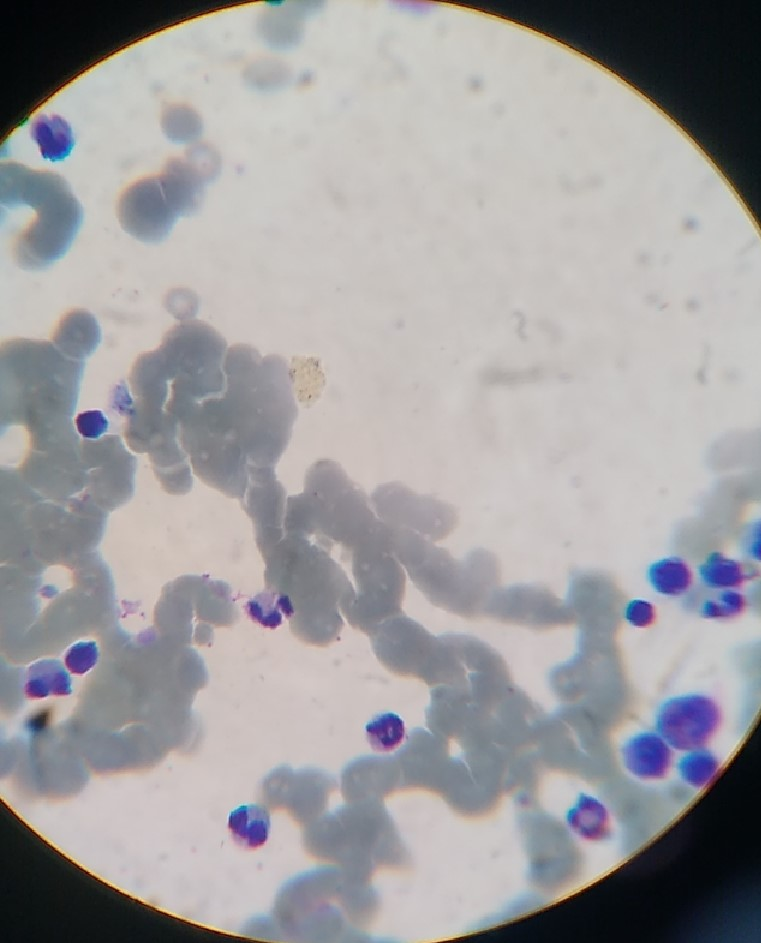
#> input picture dataset/lamina/4_divisao_deixar_apenas_uma_imagem_por_campo_de_lamina_SEM_ERROS/Negativo/CM200826-121430003.jpg, 761 x 943 px; its folder holds only this picture in this run
$ jupyter execute --allow-errors salve_img_negative.ipynb   (shell and % lines are left out)
#> lines starting #> are read from the running program, lines starting #| are printed output that depends on the picture
### meanshift/plots.py
# Plota imagens
from matplotlib import pyplot as plt


# [9 lines left out: function exibe2imagens, not called in this run]

def funcaoPlot(imagens, title=None):
    fig, ax = plt.subplots(1, len(imagens), figsize=(60, 60))
    for i, folha in enumerate(imagens):
        ax[i].imshow(folha, cmap="gray")
        if title:
            ax[i].set_title(title[i])
        else:
            ax[i].set_title(str(i))

### meanshift/meanshift.py

from multiprocessing import Pool
from skimage.color import rgb2gray
from skimage.filters import gaussian, threshold_otsu
from skimage import exposure
from skimage.morphology import opening, closing, disk
from sklearn.cluster import estimate_bandwidth, MeanShift
import numpy as np
from tqdm import tqdm

# [23 lines left out: function aplicaMeanShiftOneImg, not called in this run]


def aplicar_menshift_paralelo(list_img):
    with Pool(processes=16) as pool:
        result_list = list(
            tqdm(pool.imap(aplicaMeanShiftOneImg, list_img), total=len(list_img), desc="Processando Mean Shift"))
    return result_list

### meanshift/salve_img_negative.ipynb
[cell 1]
import numpy as np


import warnings

warnings.filterwarnings('ignore')

[cell 2]
PATH_IMAGENS = '../dataset/lamina/4_divisao_deixar_apenas_uma_imagem_por_campo_de_lamina_SEM_ERROS/Negativo/'

[cell 3]
import pandas as pd
import os
from plots import funcaoPlot


IMG_ALTURA_=128
IMG_LARGURA_=128
IMG_CANAIS_=3
IMG_PASSO_INICIAL_ = IMG_LARGURA_ // 4

IMG_ALTURA = IMG_ALTURA_
IMG_LARGURA = IMG_LARGURA_
IMG_CANAIS = IMG_CANAIS_
IMG_PASSO_INICIAL = IMG_PASSO_INICIAL_

imagens_ids = sorted(next(os.walk(PATH_IMAGENS))[2])
print("Total de Imagens: ", len(imagens_ids))

dataset = pd.DataFrame(columns=['img', 'img_id'])

[cell 4]
# [25 lines left out: functions zero, recorta, not called in this run]

[cell 5]
# [23 lines left out: function zero_pad, not called in this run]

def recorta(imagem, altura_corte, largura_corte):
    recortes = []
    # Itera sobre a imagem, considerando a altura e largura do corte
    for linha in range(0, imagem.shape[0] - altura_corte + 1, altura_corte):
        for coluna in range(0, imagem.shape[1] - largura_corte + 1, largura_corte):
            # Adiciona o corte à lista de recortes
            recorte = imagem[linha:linha + altura_corte, coluna:coluna + largura_corte, :]
            recortes.append(recorte)
    return recortes

[cell 6]
# [12 lines left out: function zero, not called in this run]

[cell 7]
def zero(imagem, altura_corte, largura_corte):
    # Calcula o novo tamanho da imagem para ser múltiplo de 128
    nova_altura = ((imagem.shape[0] + altura_corte - 1) // altura_corte) * altura_corte
    nova_largura = ((imagem.shape[1] + largura_corte - 1) // largura_corte) * largura_corte

    # Cria uma nova imagem com o novo tamanho, preenchida com zeros
    imagem_zero = np.zeros((nova_altura, nova_largura, imagem.shape[2]), dtype=imagem.dtype)

    # Coloca a imagem original no começo da nova imagem
    imagem_zero[:imagem.shape[0], :imagem.shape[1], :] = imagem

    return imagem_zero

[cell 8]
from skimage.io import imread

id_ = imagens_ids[0]
img = imread(PATH_IMAGENS + id_)
#> img is the input picture: shape (943, 761, 3); mean R, G, B 159.4, 157.5, 159.7

altura_corte, largura_corte = 128, 128
imagem_processada = zero(img, altura_corte, largura_corte)
#> in zero, `imagem_zero[:imagem.shape[0], :imagem.shape[1], :] = imagem`:
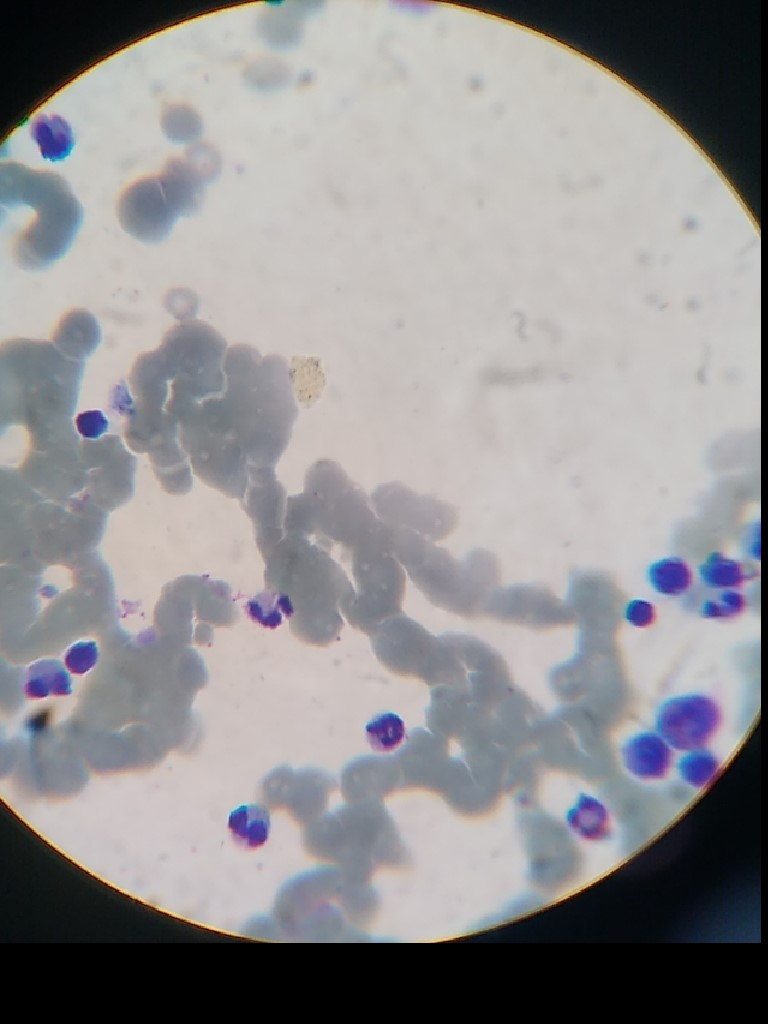
#> imagem_zero: shape (1024, 768, 3); mean R, G, B 145.4, 143.7, 145.7

recortes = recorta(imagem_processada, altura_corte, largura_corte)
#> after the loop in recorta, `for linha in range(0, imagem.shape[0] - altura_corte + 1, altura_corte):`: recortes = 48 items
#> recortes = 48 items

[cell 9]
funcaoPlot(recortes)
#> the loop in funcaoPlot, `for i, folha in enumerate(imagens):` made 48 passes
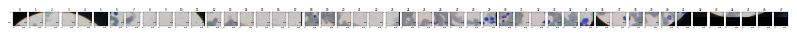
#> figure drawn by matplotlib, 48 panels

[cell 10]
len(recortes)
#> Out = 48

[cell 11]
import warnings

# Suprime apenas os avisos de imagens de baixo contraste
warnings.filterwarnings('ignore', category=UserWarning, module='skimage.io._io')

[cell 12]
from skimage.io import imread, imsave
from skimage import exposure
import warnings

# Suprime avisos de baixo contraste
warnings.filterwarnings('ignore', category=UserWarning, module='skimage.io._io')


# Loop através de todas as imagens
for img_id in imagens_ids:
    img = imread(os.path.join(PATH_IMAGENS, img_id))

    # Aplica a função de preenchimento com zeros
    imagem_processada = zero(img, IMG_ALTURA_, IMG_LARGURA_)

    # Obter recortes da imagem processada
    recortes = recorta(imagem_processada, IMG_ALTURA_, IMG_LARGURA_)

    # Salvar cada recorte
    for i, recorte in enumerate(recortes):
        nome_arquivo = f"{img_id}_{i}recorte.png"
        caminho_completo = os.path.join("dataset/meanshift/predictions/negativo/1", nome_arquivo)

        imsave(caminho_completo, recorte)
#> this loop made 48 passes
#> pass 1, `imsave(caminho_completo, recorte)`:
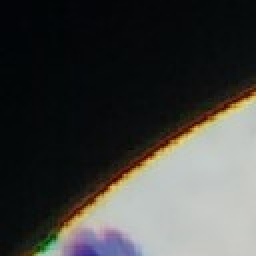
#> saved as CM200826-121430003.jpg_0recorte.png: shape (128, 128, 3) (shown 2 times larger); mean R, G, B 65.9, 66.3, 63.7
#> pass 2, `imsave(caminho_completo, recorte)`:
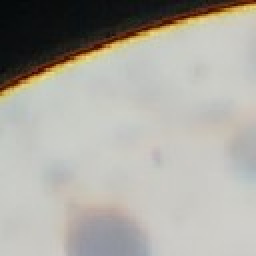
#> saved as CM200826-121430003.jpg_1recorte.png: shape (128, 128, 3) (shown 2 times larger); mean R, G, B 170.6, 168.3, 160.6

[cell 13]
from skimage.io import imread_collection

collection = imread_collection('dataset/meanshift/predictions/negativo/1/*recorte.png')

[cell 14]
import numpy as np

import warnings

warnings.filterwarnings('ignore')

[cell 15]
from matplotlib import pyplot as plt
from meanshift import aplicar_menshift_paralelo
from multiprocessing import Pool

pool = Pool(processes=200)
imagens_meanshift2 = aplicar_menshift_paralelo(collection)
pool.close()
pool.join()

# Exibição dos resultados
plt.figure()
plt.title('Segmentação após Mean Shift e Pós-processamento')
#> (the rest of this cell did not finish here and is left out)

#> (a cell that did not finish here is left out)

[cell 17]
def converter_para_binario(mascara):
    return (mascara != 0).astype(int)

# Aplicando a conversão para cada máscara
mascaras_binarias = [converter_para_binario(mascara) for mascara in imagens_meanshift2]

#> (a cell that did not finish here is left out)

[cell 19]
# [11 lines left out: function sobrepor_imagem_com_mascara, not called in this run]

# Aplicar a sobreposição para cada par de imagem e máscara
imagens_sobrepostas = [sobrepor_imagem_com_mascara(orig, ms) for orig, ms in zip(collection, mascaras_binarias)]

# Exibir uma das imagens sobrepostas
plt.figure()
plt.title('Imagem Original com Máscara Sobreposta')
#> (the rest of this cell did not finish here and is left out)

#> (a cell that did not finish here is left out)

[cell 21]
from skimage import img_as_ubyte

pasta_salvar = 'dataset/meanshift/predictions/negativo/1'

if not os.path.exists(pasta_salvar):
    os.makedirs(pasta_salvar)

for i, recorte in enumerate(imagens_sobrepostas):
    nome_arquivo = f"recorte_{i}_sobreposto.png"
    caminho_completo = os.path.join(pasta_salvar, nome_arquivo)

    # Converte a imagem para uint8 se não estiver nesse formato
    if recorte.dtype != np.uint8:
        recorte = img_as_ubyte(recorte)

    imsave(caminho_completo, recorte)

$ run again, on dataset/lamina/4_divisao_deixar_apenas_uma_imagem_por_campo_de_lamina_SEM_ERROS/Negativo/CM200826-133030002.jpg
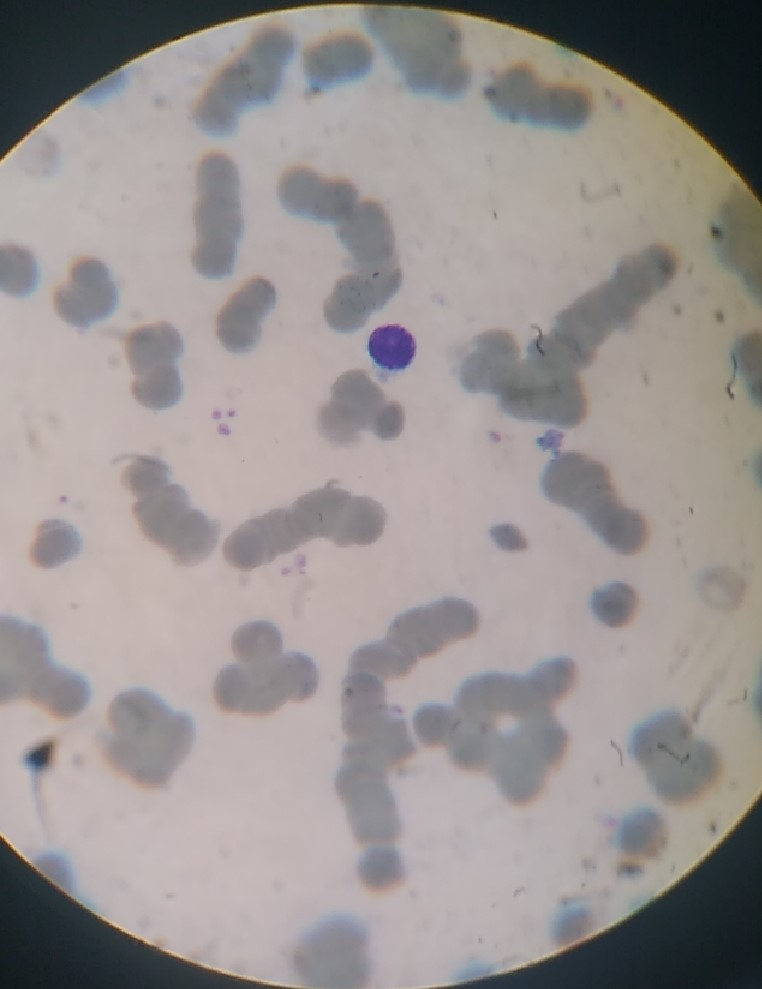
#> input picture dataset/lamina/4_divisao_deixar_apenas_uma_imagem_por_campo_de_lamina_SEM_ERROS/Negativo/CM200826-133030002.jpg, 762 x 989 px
#> img is the input picture: shape (989, 762, 3); mean R, G, B 152.8, 146.6, 145.4
#> after the loop in recorta, `for linha in range(0, imagem.shape[0] - altura_corte + 1, altura_corte):`: recortes = 48 items
#> the loop in funcaoPlot, `for i, folha in enumerate(imagens):` made 48 passes
#> Out = 48
#> the loop `for i, recorte in enumerate(recortes):` made 48 passes
#> nome_arquivo on passes 1 to 8: 'CM200826-133030002.jpg_0recorte.png', 'CM200826-133030002.jpg_1recorte.png', 'CM200826-133030002.jpg_2recorte.png', 'CM200826-133030002.jpg_3recorte.png', 'CM200826-133030002.jpg_4recorte.png', 'CM200826-133030002.jpg_5recorte.png', 'CM200826-133030002.jpg_6recorte.png', 'CM200826-133030002.jpg_7recorte.png'
#> pass 1, `imsave(caminho_completo, recorte)`:
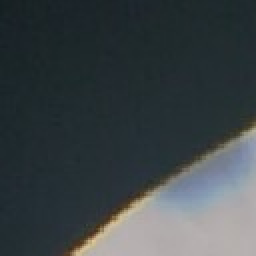
#> saved as CM200826-133030002.jpg_0recorte.png: shape (128, 128, 3) (shown 2 times larger); mean R, G, B 60.2, 68, 71
#> pass 2, `imsave(caminho_completo, recorte)`:
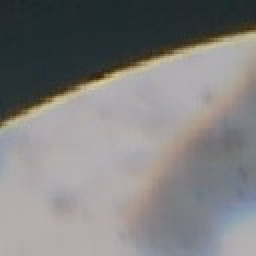
#> saved as CM200826-133030002.jpg_1recorte.png: shape (128, 128, 3) (shown 2 times larger); mean R, G, B 128.1, 127.1, 126.9

$ run again, on dataset/lamina/4_divisao_deixar_apenas_uma_imagem_por_campo_de_lamina_SEM_ERROS/Negativo/CM200826-133348010.jpg
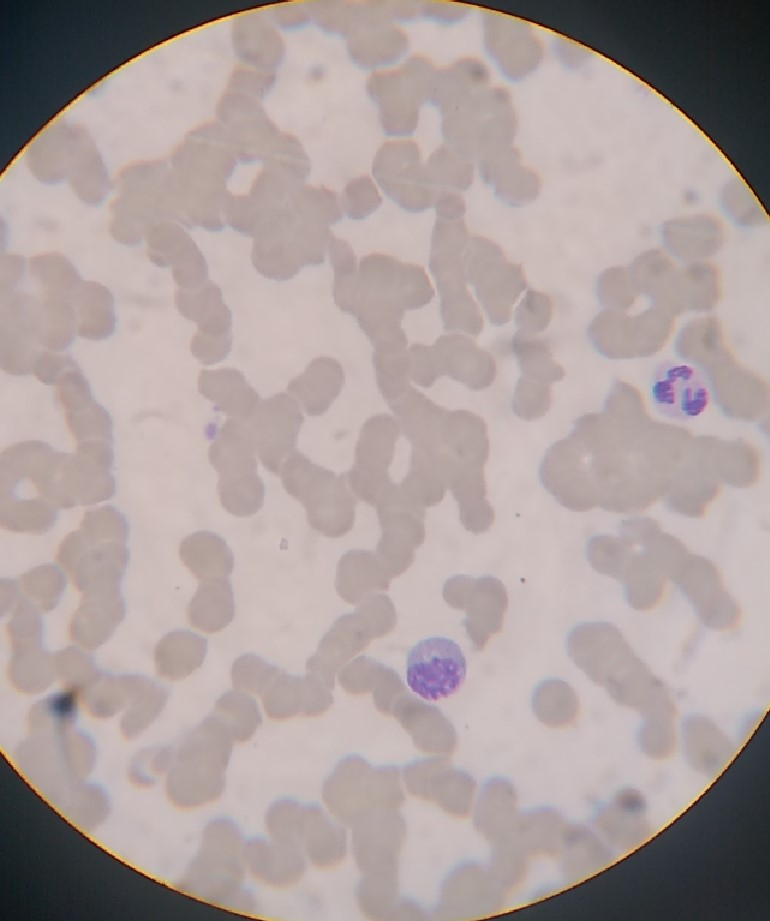
#> input picture dataset/lamina/4_divisao_deixar_apenas_uma_imagem_por_campo_de_lamina_SEM_ERROS/Negativo/CM200826-133348010.jpg, 770 x 921 px
#> img is the input picture: shape (921, 770, 3); mean R, G, B 172.3, 159.6, 158.3
#> after the loop in recorta, `for linha in range(0, imagem.shape[0] - altura_corte + 1, altura_corte):`: recortes = 56 items
#> the loop in funcaoPlot, `for i, folha in enumerate(imagens):` made 56 passes
#> Out = 56
#> the loop `for i, recorte in enumerate(recortes):` made 56 passes
#> nome_arquivo on passes 1 to 8: 'CM200826-133348010.jpg_0recorte.png', 'CM200826-133348010.jpg_1recorte.png', 'CM200826-133348010.jpg_2recorte.png', 'CM200826-133348010.jpg_3recorte.png', 'CM200826-133348010.jpg_4recorte.png', 'CM200826-133348010.jpg_5recorte.png', 'CM200826-133348010.jpg_6recorte.png', 'CM200826-133348010.jpg_7recorte.png'
#> pass 1, `imsave(caminho_completo, recorte)`:
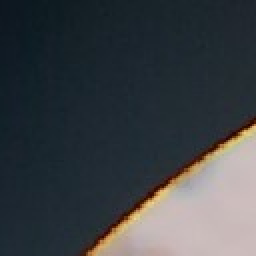
#> saved as CM200826-133348010.jpg_0recorte.png: shape (128, 128, 3) (shown 2 times larger); mean R, G, B 60.7, 65.3, 69.4
#> pass 2, `imsave(caminho_completo, recorte)`:
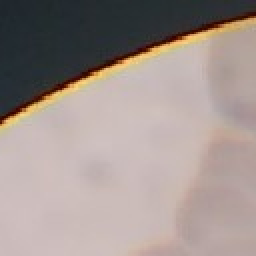
#> saved as CM200826-133348010.jpg_1recorte.png: shape (128, 128, 3) (shown 2 times larger); mean R, G, B 159.3, 146.5, 141.9

$ run again, on dataset/lamina/4_divisao_deixar_apenas_uma_imagem_por_campo_de_lamina_SEM_ERROS/Negativo/CM200826-134919003.jpg
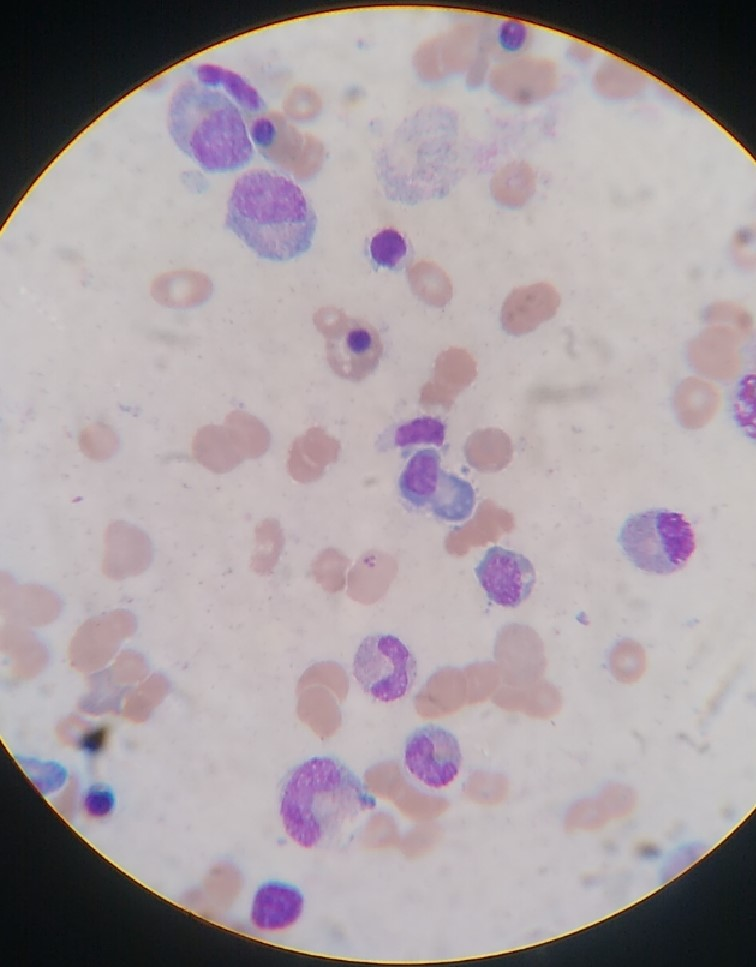
#> input picture dataset/lamina/4_divisao_deixar_apenas_uma_imagem_por_campo_de_lamina_SEM_ERROS/Negativo/CM200826-134919003.jpg, 756 x 967 px
#> img is the input picture: shape (967, 756, 3); mean R, G, B 168.4, 158.6, 163.3
#> after the loop in recorta, `for linha in range(0, imagem.shape[0] - altura_corte + 1, altura_corte):`: recortes = 48 items
#> the loop in funcaoPlot, `for i, folha in enumerate(imagens):` made 48 passes
#> Out = 48
#> the loop `for i, recorte in enumerate(recortes):` made 48 passes
#> nome_arquivo on passes 1 to 8: 'CM200826-134919003.jpg_0recorte.png', 'CM200826-134919003.jpg_1recorte.png', 'CM200826-134919003.jpg_2recorte.png', 'CM200826-134919003.jpg_3recorte.png', 'CM200826-134919003.jpg_4recorte.png', 'CM200826-134919003.jpg_5recorte.png', 'CM200826-134919003.jpg_6recorte.png', 'CM200826-134919003.jpg_7recorte.png'
#> pass 1, `imsave(caminho_completo, recorte)`:
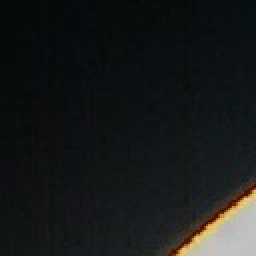
#> saved as CM200826-134919003.jpg_0recorte.png: shape (128, 128, 3) (shown 2 times larger); mean R, G, B 23.6, 26.1, 26.7
#> pass 2, `imsave(caminho_completo, recorte)`:
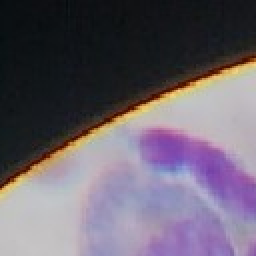
#> saved as CM200826-134919003.jpg_1recorte.png: shape (128, 128, 3) (shown 2 times larger); mean R, G, B 106.1, 97.3, 109.7

$ run again, on dataset/lamina/4_divisao_deixar_apenas_uma_imagem_por_campo_de_lamina_SEM_ERROS/Negativo/CM200826-121617009.jpg
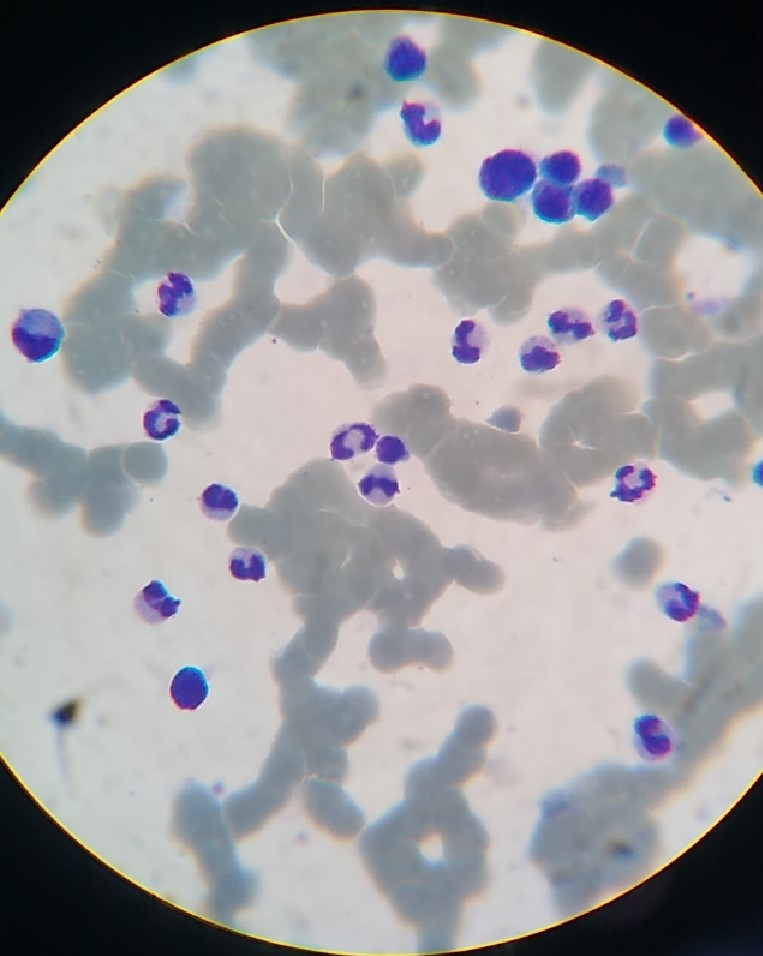
#> input picture dataset/lamina/4_divisao_deixar_apenas_uma_imagem_por_campo_de_lamina_SEM_ERROS/Negativo/CM200826-121617009.jpg, 763 x 956 px
#> img is the input picture: shape (956, 763, 3); mean R, G, B 154.5, 154.1, 157.2
#> after the loop in recorta, `for linha in range(0, imagem.shape[0] - altura_corte + 1, altura_corte):`: recortes = 48 items
#> the loop in funcaoPlot, `for i, folha in enumerate(imagens):` made 48 passes
#> Out = 48
#> the loop `for i, recorte in enumerate(recortes):` made 48 passes
#> nome_arquivo on passes 1 to 8: 'CM200826-121617009.jpg_0recorte.png', 'CM200826-121617009.jpg_1recorte.png', 'CM200826-121617009.jpg_2recorte.png', 'CM200826-121617009.jpg_3recorte.png', 'CM200826-121617009.jpg_4recorte.png', 'CM200826-121617009.jpg_5recorte.png', 'CM200826-121617009.jpg_6recorte.png', 'CM200826-121617009.jpg_7recorte.png'
#> pass 2, `imsave(caminho_completo, recorte)`:
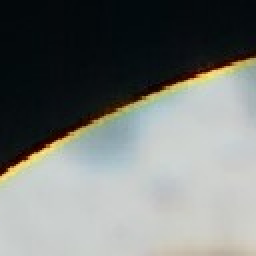
#> saved as CM200826-121617009.jpg_1recorte.png: shape (128, 128, 3) (shown 2 times larger); mean R, G, B 117.4, 121, 118
